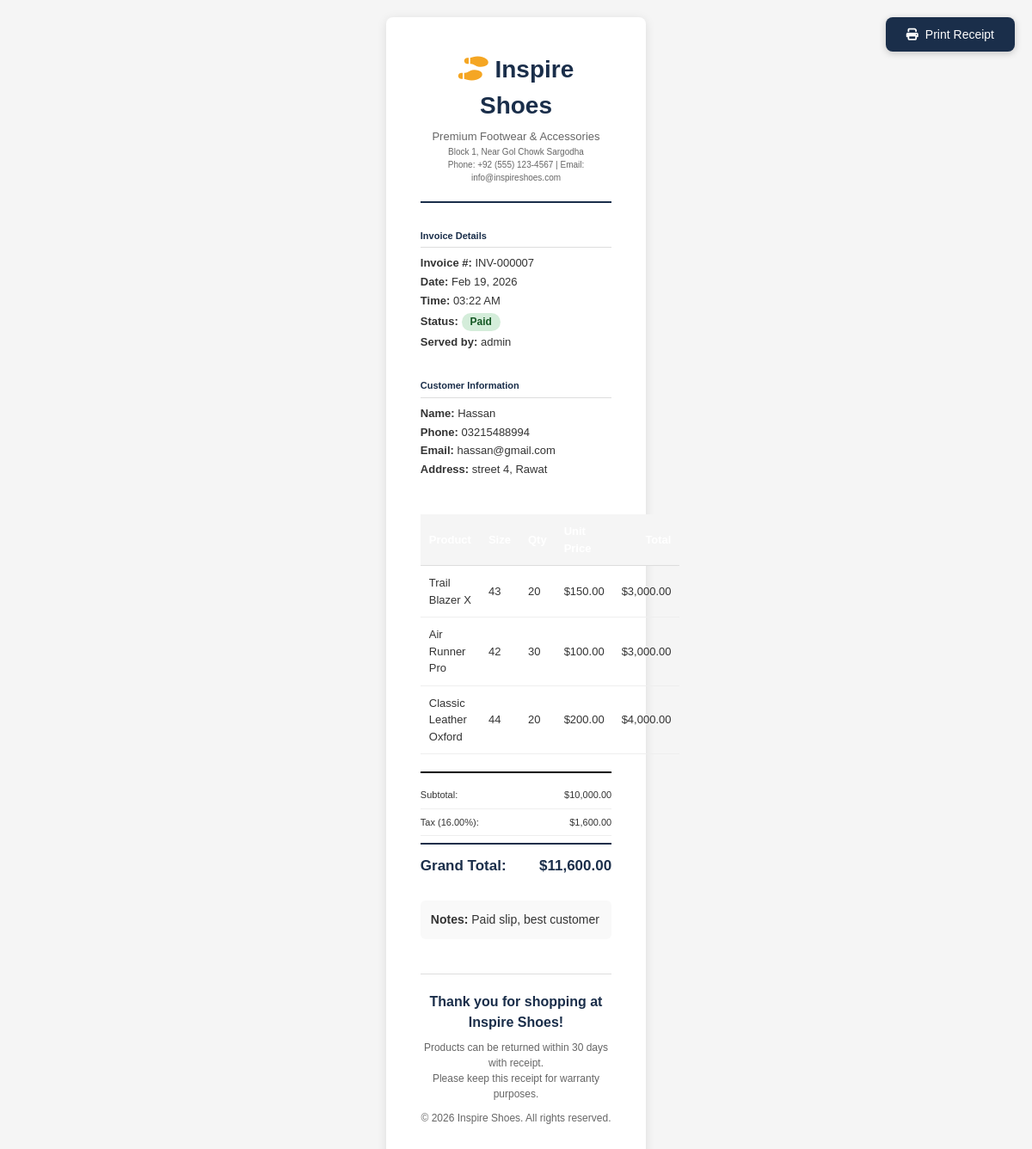
The app's page /invoices/receipt.php?id=7 (signed in) with its own data.
### tables this page shows
CREATE TABLE `invoices` (
  `id` int(11) NOT NULL,
  `customer_id` int(11) NOT NULL,
  `user_id` int(11) NOT NULL,
  `subtotal` decimal(10,2) NOT NULL DEFAULT 0.00,
  `tax_rate` decimal(5,2) NOT NULL DEFAULT 16.00,
  `tax_amount` decimal(10,2) NOT NULL DEFAULT 0.00,
  `discount` decimal(10,2) NOT NULL DEFAULT 0.00,
  `grand_total` decimal(10,2) NOT NULL DEFAULT 0.00,
  `status` enum('Paid','Unpaid','Cancelled') DEFAULT 'Unpaid',
  `notes` text DEFAULT NULL,
  `created_at` timestamp NOT NULL DEFAULT current_timestamp(),
  `updated_at` timestamp NOT NULL DEFAULT current_timestamp() ON UPDATE current_timestamp()
);

CREATE TABLE `users` (
  `id` int(11) NOT NULL,
  `username` varchar(50) NOT NULL,
  `email` varchar(100) NOT NULL,
  `password_hash` varchar(255) NOT NULL,
  `role` enum('admin','staff') DEFAULT 'staff',
  `status` enum('active','inactive') NOT NULL DEFAULT 'active',
  `created_at` timestamp NOT NULL DEFAULT current_timestamp(),
  `updated_at` timestamp NOT NULL DEFAULT current_timestamp() ON UPDATE current_timestamp()
);

CREATE TABLE `customers` (
  `id` int(11) NOT NULL,
  `full_name` varchar(100) NOT NULL,
  `email` varchar(100) NOT NULL,
  `phone` varchar(20) NOT NULL,
  `address` text DEFAULT NULL,
  `city` varchar(100) DEFAULT NULL,
  `created_at` timestamp NOT NULL DEFAULT current_timestamp(),
  `updated_at` timestamp NOT NULL DEFAULT current_timestamp() ON UPDATE current_timestamp()
);

CREATE TABLE `invoice_items` (
  `id` int(11) NOT NULL,
  `invoice_id` int(11) NOT NULL,
  `product_id` int(11) NOT NULL,
  `product_name` varchar(200) NOT NULL,
  `size` varchar(50) NOT NULL,
  `quantity` int(11) NOT NULL,
  `unit_price` decimal(10,2) NOT NULL,
  `line_total` decimal(10,2) NOT NULL
);

### includes/functions.php (called while the page is built, shortened)
<?php
function h($string): string {
    return htmlspecialchars($string ?? '', ENT_QUOTES, 'UTF-8');
}
function formatDate($date, $format = 'M d, Y'): string {
    return date($format, strtotime($date));
}
function generateInvoiceNumber($id): string {
    return 'INV-' . str_pad($id, 6, '0', STR_PAD_LEFT);
}

### invoices/receipt.php (the view, shortened to what this page needs)
<?php
require_once __DIR__ . '/../includes/functions.php';
$id = filter_input(INPUT_GET, 'id', FILTER_VALIDATE_INT);
$stmt = $pdo->prepare("
    SELECT i.*, c.full_name AS customer_name, c.email AS customer_email,
           c.phone AS customer_phone, c.address AS customer_address, c.city AS customer_city,
           u.username AS user_name
    FROM invoices i
    LEFT JOIN customers c ON i.customer_id = c.id
    LEFT JOIN users u ON i.user_id = u.id
    WHERE i.id = ?
");
$stmt->execute([$id]);
$invoice = $stmt->fetch(PDO::FETCH_ASSOC);
$stmt = $pdo->prepare("SELECT * FROM invoice_items WHERE invoice_id = ?");
$stmt->execute([$id]);
$items = $stmt->fetchAll(PDO::FETCH_ASSOC);
?>
<!DOCTYPE html>
<html lang="en">
<head>
    <link rel="stylesheet" href="<?php echo CSS_URL; ?>/print.css">
    <link rel="stylesheet" href="https://cdnjs.cloudflare.com/ajax/libs/font-awesome/6.4.0/css/all.min.css">
</head>
<body>
<button class="print-btn" onclick="window.print()">
    <i class="fas fa-print"></i> Print Receipt
</button>
<div class="receipt">
    <div class="receipt-header">
        <h1><i class="fas fa-shoe-prints"></i> Inspire Shoes</h1>
        <p class="tagline">Premium Footwear &amp; Accessories</p>
        <p>Block 1, Near Gol Chowk Sargodha</p>
        <p>Phone: +92 (555) 123-4567 | Email: info@inspireshoes.com</p>
    </div>
    <div class="receipt-info">
        <div>
            <h4>Invoice Details</h4>
            <p><strong>Invoice #:</strong> <?php echo generateInvoiceNumber($invoice['id']); ?></p>
            <p><strong>Date:</strong> <?php echo formatDate($invoice['created_at']); ?></p>
            <p><strong>Time:</strong> <?php echo date('h:i A', strtotime($invoice['created_at'])); ?></p>
            <p><strong>Status:</strong>
                <span class="status-badge status-<?php echo h($invoice['status']); ?>">
                    <?php echo h($invoice['status']); ?>
                </span>
            </p>
            <p><strong>Served by:</strong> <?php echo h($invoice['user_name'] ?? '-'); ?></p>
        </div>
        <div>
            <h4>Customer Information</h4>
            <p><strong>Name:</strong> <?php echo h($invoice['customer_name'] ?? 'Walk-in Customer'); ?></p>
            <p><strong>Phone:</strong> <?php echo h($invoice['customer_phone'] ?? '-'); ?></p>
            <p><strong>Email:</strong> <?php echo h($invoice['customer_email'] ?? '-'); ?></p>
            <?php if (!empty($invoice['customer_address'])): ?>
                <p><strong>Address:</strong> <?php echo h($invoice['customer_address']); ?><?php echo !empty($invoice['customer_city']) ? ', ' . h($invoice['customer_city']) : ''; ?></p>
            <?php endif; ?>
        </div>
    </div>
    <table>
        <thead>
            <tr>
                <th>Product</th>
                <th>Size</th>
                <th>Qty</th>
                <th>Unit Price</th>
                <th>Total</th>
            </tr>
        </thead>
        <tbody>
            <?php foreach ($items as $item): ?>
                <tr>
                    <td><?php echo h($item['product_name']); ?></td>
                    <td><?php echo h($item['size'] ?? '-'); ?></td>
                    <td><?php echo h((string)$item['quantity']); ?></td>
                    <td>$<?php echo number_format($item['unit_price'], 2); ?></td>
                    <td>$<?php echo number_format($item['line_total'], 2); ?></td>
                </tr>
            <?php endforeach; ?>
        </tbody>
    </table>
    <div class="totals">
        <div class="total-row">
            <span>Subtotal:</span>
            <span>$<?php echo number_format($invoice['subtotal'], 2); ?></span>
        </div>
        <div class="total-row">
            <span>Tax (<?php echo h((string)$invoice['tax_rate']); ?>%):</span>
            <span>$<?php echo number_format($invoice['tax_amount'], 2); ?></span>
        </div>
        <div class="total-row grand-total">
            <span>Grand Total:</span>
            <span>$<?php echo number_format($invoice['grand_total'], 2); ?></span>
        </div>
    </div>
    <?php if (!empty($invoice['notes'])): ?>
        <div style="margin-top:20px; padding:12px; background:#f9f9f9; border-radius:6px;">
            <strong>Notes:</strong> <?php echo h($invoice['notes']); ?>
        </div>
    <?php endif; ?>
    <div class="receipt-footer">
        <p class="thank-you">Thank you for shopping at Inspire Shoes!</p>
        <p>Products can be returned within 30 days with receipt.</p>
        <p>Please keep this receipt for warranty purposes.</p>
        <p style="margin-top:10px;">&copy; <?php echo date('Y'); ?> Inspire Shoes. All rights reserved.</p>
    </div>
</div>
</body>
</html>

### assets/css/print.css (style rules this page uses)
* { margin: 0; padding: 0; box-sizing: border-box; }
body { font-family: 'Arial', 'Helvetica', sans-serif; font-size: 12px; line-height: 1.4; color: #000; background: #fff; padding: 10mm; }
table { width: 100%; border-collapse: collapse; margin-bottom: 10px; }
table th, table td { padding: 5px 8px; text-align: left; border-bottom: 1px solid #ddd; font-size: 11px; }
table th { background: #f5f5f5 !important; -webkit-print-color-adjust: exact; print-color-adjust: exact; font-weight: bold; }
table td:last-child, table th:last-child { text-align: right; }
.receipt { width: 80mm; max-width: 80mm; margin: 0 auto; padding: 5mm; }
.receipt-header { text-align: center; margin-bottom: 10px; padding-bottom: 10px; border-bottom: 2px solid #000; }
.receipt-header h1 { font-size: 18px; margin-bottom: 3px; }
.receipt-header p { font-size: 10px; color: #666; }
.receipt-info { display: flex; flex-direction: column; margin-bottom: 10px; }
.receipt-info div { width: 100%; margin-bottom: 8px; }
.receipt-info h4 { font-size: 11px; border-bottom: 1px solid #ccc; padding-bottom: 2px; margin-bottom: 3px; }
.receipt-info p { font-size: 10px; line-height: 1.3; }
.totals, .invoice-totals, .total-display { margin-top: 10px; padding-top: 10px; border-top: 2px solid #000; }
.total-row { display: flex; justify-content: space-between; padding: 3px 0; font-size: 11px; }
.total-row.grand-total { font-size: 14px; font-weight: bold; border-top: 2px solid #000; margin-top: 5px; padding-top: 8px; }
.receipt-footer { text-align: center; margin-top: 15px; padding-top: 10px; border-top: 1px solid #ccc; font-size: 10px; color: #666; }
.receipt-footer .thank-you { font-size: 12px; color: #000; margin-bottom: 5px; }

### invoices/receipt.php (style rules this page uses)
:root { --primary: #1a2e4a; --accent: #f5a623; }
* { margin: 0; padding: 0; box-sizing: border-box; }
body { font-family: Arial, sans-serif; font-size: 14px; line-height: 1.5; color: #333; background: #f5f5f5; padding: 20px; }
.receipt { max-width: 800px; margin: 0 auto; background: #fff; padding: 40px; box-shadow: 0 2px 12px rgba(0,0,0,0.1); border-radius: 8px; }
.receipt-header { text-align: center; margin-bottom: 30px; padding-bottom: 20px; border-bottom: 2px solid var(--primary); }
.receipt-header h1 { font-size: 28px; color: var(--primary); margin-bottom: 5px; }
.receipt-header h1 i { color: var(--accent); }
.receipt-header .tagline { color: #666; font-size: 13px; }
.receipt-info { display: flex; justify-content: space-between; margin-bottom: 30px; gap: 20px; }
.receipt-info > div { flex: 1; }
.receipt-info h4 { color: var(--primary); margin-bottom: 10px; border-bottom: 1px solid #ddd; padding-bottom: 5px; }
.receipt-info p { margin-bottom: 5px; font-size: 13px; }
table { width: 100%; border-collapse: collapse; margin-bottom: 20px; }
table th { background: var(--primary); color: white; padding: 10px; text-align: left; font-size: 13px; }
table td { padding: 10px; border-bottom: 1px solid #eee; font-size: 13px; }
table td:last-child, table th:last-child { text-align: right; }
.totals { max-width: 280px; margin-left: auto; margin-top: 10px; }
.total-row { display: flex; justify-content: space-between; padding: 7px 0; border-bottom: 1px solid #eee; }
.total-row:last-child { border-bottom: none; }
.total-row.grand-total { font-size: 17px; font-weight: bold; color: var(--primary); border-top: 2px solid var(--primary); margin-top: 8px; padding-top: 12px; }
.receipt-footer { text-align: center; margin-top: 40px; padding-top: 20px; border-top: 1px solid #ddd; color: #666; font-size: 12px; }
.receipt-footer .thank-you { font-size: 16px; color: var(--primary); font-weight: bold; margin-bottom: 8px; }
.print-btn { position: fixed; top: 20px; right: 20px; padding: 12px 24px; background: var(--primary); color: white; border: none; border-radius: 8px; cursor: pointer; font-size: 14px; box-shadow: 0 2px 8px rgba(0,0,0,0.2); display: flex; align-items: center; gap: 8px; }
.status-badge { display: inline-block; padding: 3px 10px; border-radius: 12px; font-size: 12px; font-weight: 600; }
.status-Paid { background: #d4edda; color: #155724; }

### records on screen
invoices: id "INV-000007", created_at "Feb 19, 2026", created_at "03:22 AM", status "Paid", user.username "admin", customer.full_name "Hassan", customer.phone "03215488994", customer.email "hassan@gmail.com", customer.address "street 4", customer.city "Rawat", subtotal "10,000.00", tax_rate "16.00", tax_amount "1,600.00", grand_total "11,600.00", notes "Paid slip, best customer"
invoice_items: product_name "Trail Blazer X", size "43", quantity "20", unit_price "150.00", line_total "3,000.00"
invoice_items: product_name "Air Runner Pro", size "42", quantity "30", unit_price "100.00", line_total "3,000.00"
invoice_items: product_name "Classic Leather Oxford", size "44", quantity "20", unit_price "200.00", line_total "4,000.00"
